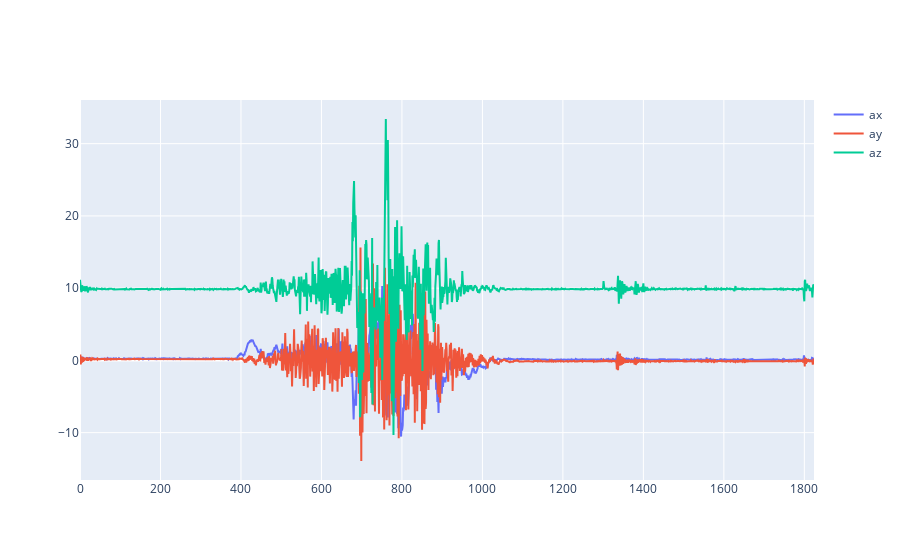

Source (notebook cell):
### Code cell
# fig = singleGraph(acc_data[["ax", "ay", "az", "norm"]])
fig = singleGraph(acc_data[["ax", "ay", "az"]])
fig.write_html("data_analysis_acc_1.html", full_html=False, include_plotlyjs="cdn")
fig.show()

### Figure 1 — Plotly figure (JSON) as saved in the notebook; plotly's stock layout.template omitted (floating-point values rounded to 4 significant figures; data arrays with more than 128 entries replaced by an {"elided": "..."} marker saying what was removed)
{"data": [{"name": "ax", "type": "scatter", "x": {"elided": "1825 int values"}, "y": {"elided": "1825 float values"}}, {"name": "ay", "type": "scatter", "x": {"elided": "1825 int values"}, "y": {"elided": "1825 float values"}}, {"name": "az", "type": "scatter", "x": {"elided": "1825 int values"}, "y": {"elided": "1825 float values"}}], "layout": {}}
